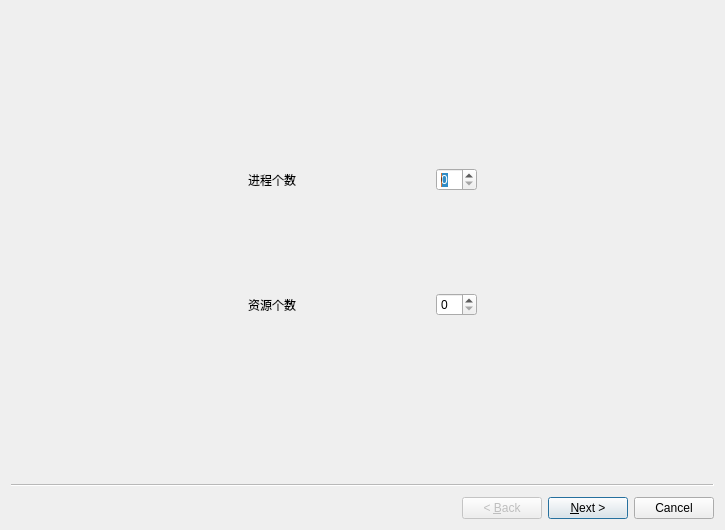
<?xml version="1.0" encoding="UTF-8"?>
<ui version="4.0">
 <class>InitWizard</class>
 <widget class="QWizard" name="InitWizard">
  <property name="geometry">
   <rect>
    <x>0</x>
    <y>0</y>
    <width>725</width>
    <height>530</height>
   </rect>
  </property>
  <property name="windowTitle">
   <string>初始化向导</string>
  </property>
  <widget class="QWizardPage" name="wizardPage1">
   <layout class="QGridLayout" name="gridLayout_2">
    <item row="1" column="1">
     <layout class="QGridLayout" name="gridLayout">
      <item row="0" column="3">
       <widget class="QSpinBox" name="processCountSpinBox"/>
      </item>
      <item row="2" column="1">
       <widget class="QLabel" name="label_2">
        <property name="text">
         <string>资源个数</string>
        </property>
       </widget>
      </item>
      <item row="0" column="2">
       <spacer name="horizontalSpacer">
        <property name="orientation">
         <enum>Qt::Horizontal</enum>
        </property>
        <property name="sizeHint" stdset="0">
         <size>
          <width>40</width>
          <height>20</height>
         </size>
        </property>
       </spacer>
      </item>
      <item row="0" column="1">
       <widget class="QLabel" name="label">
        <property name="text">
         <string>进程个数</string>
        </property>
       </widget>
      </item>
      <item row="2" column="3">
       <widget class="QSpinBox" name="resourceCountSpinBox"/>
      </item>
      <item row="1" column="1">
       <spacer name="verticalSpacer">
        <property name="orientation">
         <enum>Qt::Vertical</enum>
        </property>
        <property name="sizeHint" stdset="0">
         <size>
          <width>20</width>
          <height>40</height>
         </size>
        </property>
       </spacer>
      </item>
     </layout>
    </item>
    <item row="1" column="0">
     <spacer name="horizontalSpacer_2">
      <property name="orientation">
       <enum>Qt::Horizontal</enum>
      </property>
      <property name="sizeHint" stdset="0">
       <size>
        <width>40</width>
        <height>20</height>
       </size>
      </property>
     </spacer>
    </item>
    <item row="0" column="1">
     <spacer name="verticalSpacer_2">
      <property name="orientation">
       <enum>Qt::Vertical</enum>
      </property>
      <property name="sizeHint" stdset="0">
       <size>
        <width>20</width>
        <height>40</height>
       </size>
      </property>
     </spacer>
    </item>
    <item row="1" column="2">
     <spacer name="horizontalSpacer_3">
      <property name="orientation">
       <enum>Qt::Horizontal</enum>
      </property>
      <property name="sizeHint" stdset="0">
       <size>
        <width>40</width>
        <height>20</height>
       </size>
      </property>
     </spacer>
    </item>
    <item row="2" column="1">
     <spacer name="verticalSpacer_3">
      <property name="orientation">
       <enum>Qt::Vertical</enum>
      </property>
      <property name="sizeHint" stdset="0">
       <size>
        <width>20</width>
        <height>40</height>
       </size>
      </property>
     </spacer>
    </item>
   </layout>
  </widget>
  <widget class="QWizardPage" name="wizardPage2">
   <property name="title">
    <string>可利用资源</string>
   </property>
   <layout class="QVBoxLayout" name="verticalLayout">
    <item>
     <widget class="QTableView" name="availableTableView"/>
    </item>
   </layout>
  </widget>
  <widget class="QWizardPage" name="wizardPage3">
   <property name="title">
    <string>最大需求</string>
   </property>
   <layout class="QVBoxLayout" name="verticalLayout_2">
    <item>
     <widget class="QTableView" name="maxTableView"/>
    </item>
   </layout>
  </widget>
 </widget>
 <resources/>
 <connections/>
</ui>
